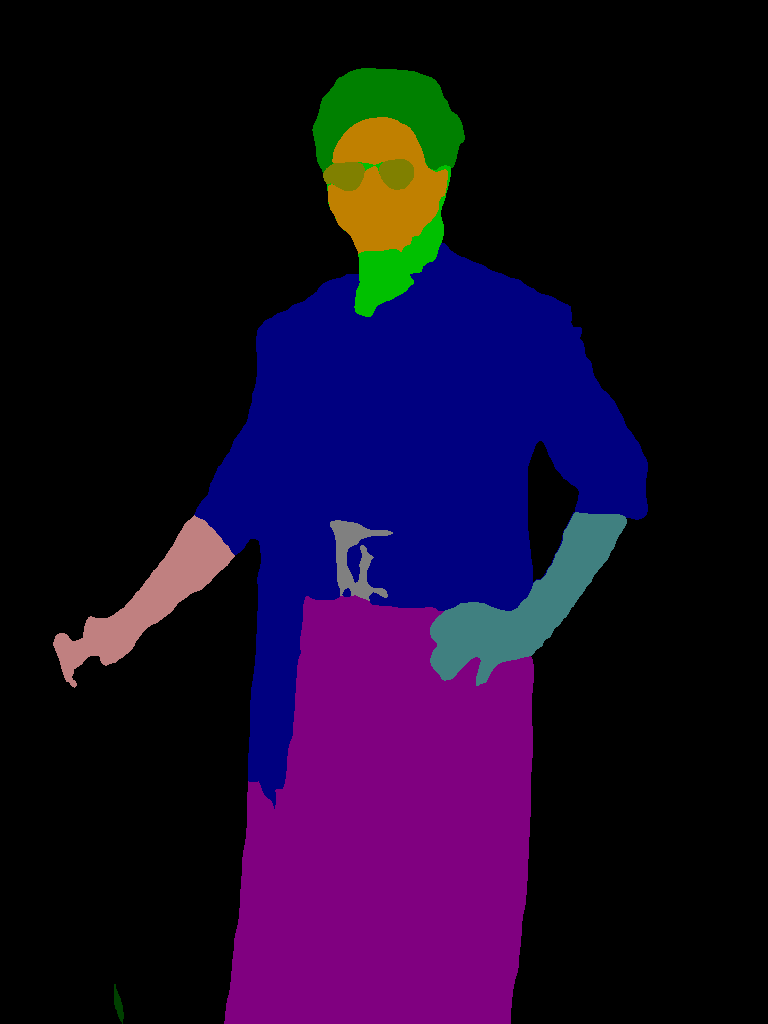
#> input picture label_map.png, 768 x 1024 px
$ python lablemap.py
#> lines starting #> are read from the running program, lines starting #| are printed output that depends on the picture
import numpy as np
from PIL import Image

def inspect_unique_labels(label_map_path):
#> called with label_map_path = 'label_map.png'
    label_map = Image.open(label_map_path)
#> label_map is the input picture: PIL image 768x1024 P; mean R, G, B 23.3, 8.2, 39.3
    label_array = np.array(label_map)
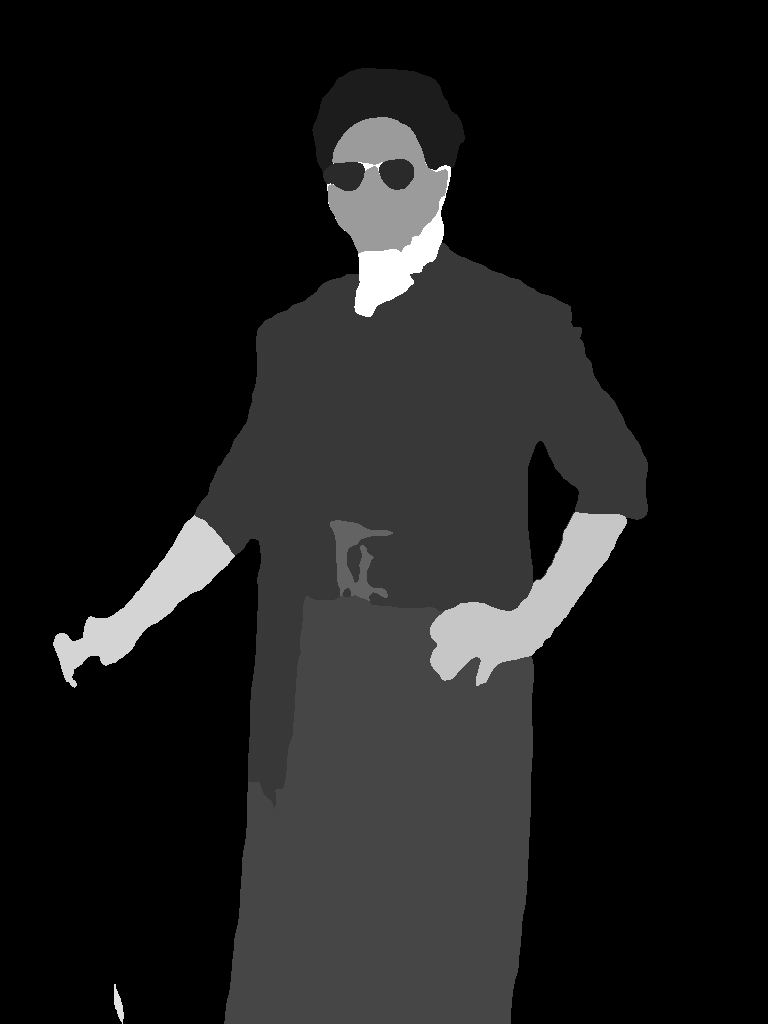
#> label_array: shape (1024, 768); min 0, max 18, mean 1.92; drawn with min black and max white
    unique_values = np.unique(label_array)
#> unique_values = [0, 2, 3, 4, 5, 7, 11, 14, 15, 16, 18]
    print(f"Unique label IDs in image: {unique_values}")
#| Unique label IDs in image: [ 0  2  3  4  5  7 11 14 15 16 18]
    return unique_values

# Example usage
inspect_unique_labels("label_map.png")
